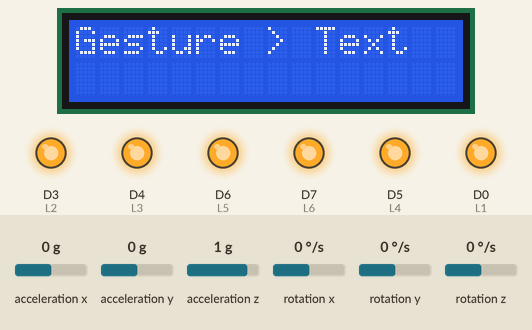
Recording of a sketch running on a simulated ESP8266 (NodeMCU). On the bench: 16×2 character LCD, output pins drawn as LEDs (lit = HIGH). Dashed ring = blinking. The test bench sets the inputs (shaded band); at power-on: acceleration x 0 g, acceleration y 0 g, acceleration z 1 g, rotation x 0 °/s, rotation y 0 °/s, rotation z 0 °/s. What the sketch prints to the serial monitor is not drawn.

Above: at 4.2 s.
4.3 s: acceleration x set to -0.9 g
5.8 s: acceleration x set to -1.2 g
At 6.6 s:
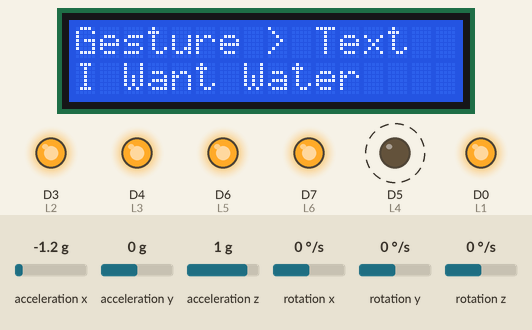
8.8 s: acceleration x set to 1.4 g
At 9.6 s:
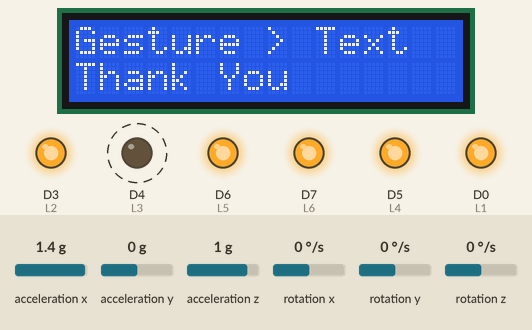
11.8 s: acceleration x set to 1.2 g
13.4 s: acceleration x set to 0.9 g
At 15.1 s:
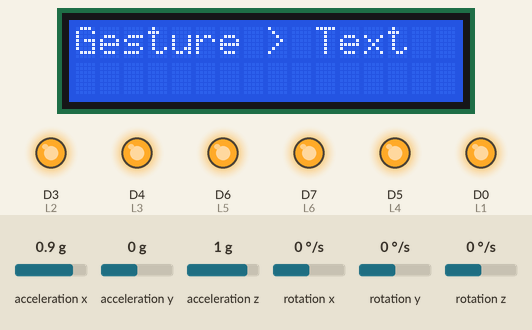
16.4 s: acceleration y set to -1.2 g
17.9 s: acceleration y set to -1.5 g
At 18.7 s:
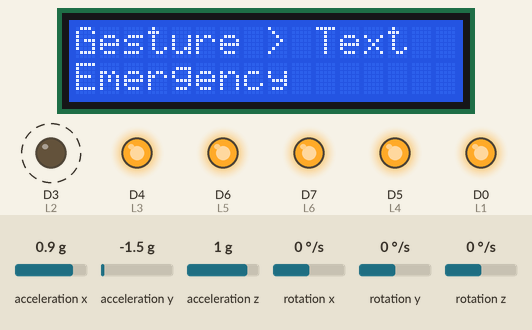
Timing chart, 0 to 21.9 s (numbered marks = the images above; inputs shaded):
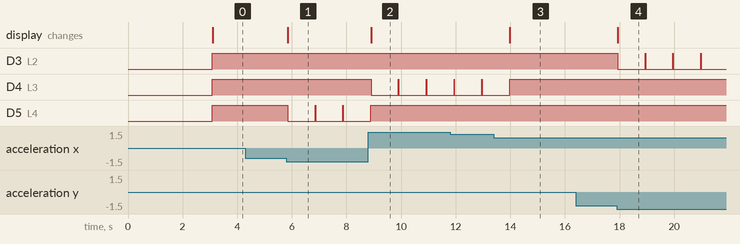

Measured:
- the behaviour switches between -1 and -1.1 g on acceleration x (found by bisection; images 0 and 1)
- the behaviour switches between 1.1 and 1 g on acceleration x (found by bisection; images 2 and 3)
- the behaviour switches between -1.3 and -1.4 g on acceleration y (found by bisection; images 3 and 4)
- after the input at 4.3 s, every drawn part: stays the same
- after the input at 5.8 s, D5 (L4): alternates HIGH for 0.02 s and LOW for 1.0 s, starting after 0.05 s; the display: changes after 0.05 s (image 1)
- after the input at 8.8 s, D4 (L3): alternates HIGH for 0.02 s and LOW for 1.0 s, starting after 0.10 s; D5 (L4): goes on until 8.9 s, then stays HIGH; the display: changes after 0.10 s (image 2)
- after the input at 13.4 s, D4 (L3): goes on until 14.0 s, then stays HIGH; the display: changes after 0.58 s (image 3)
- after the input at 16.4 s, every drawn part: stays the same
- after the input at 17.9 s, D3 (L2): alternates HIGH for 0.02 s and LOW for 1.0 s, starting at once; the display: changes at once (image 4)

The sketch:

GOLVE_Program.ino
```cpp
#include <LiquidCrystal_I2C.h>
#include <MPU6050_tockn.h>
#include <Wire.h>

MPU6050 mpu6050(Wire);
LiquidCrystal_I2C lcd (0x27, 16, 2);

// LED Pins
int L1 = D0;
int L2 = D3;
int L3 = D4;
int L4 = D5;
int L5 = D6;
int L6 = D7;

void setup() {
  Serial.begin(9600);

  // LCD init
  lcd.init();
  lcd.backlight();
  lcd.setCursor(0, 0);
  lcd.print("Gesture > Text");
  lcd.setCursor(0, 1);
  lcd.print("HTH-22");

  // MPU6050 init
  Wire.begin();
  mpu6050.begin();
  mpu6050.calcGyroOffsets(true);

  // LED pins
  pinMode(L1, OUTPUT);
  pinMode(L2, OUTPUT);
  pinMode(L3, OUTPUT);
  pinMode(L4, OUTPUT);
  pinMode(L5, OUTPUT);
  pinMode(L6, OUTPUT);

  // Turn OFF all LEDs at start
  digitalWrite(L1, HIGH);
  digitalWrite(L2, HIGH);
  digitalWrite(L3, HIGH);
  digitalWrite(L4, HIGH);
  digitalWrite(L5, HIGH);
  digitalWrite(L6, HIGH);
}

void loop() {
  mpu6050.update();

  Serial.print("X: "); Serial.print(mpu6050.getAngleX());
  Serial.print("\tY: "); Serial.print(mpu6050.getAngleY());
  Serial.print("\tZ: "); Serial.println(mpu6050.getAngleZ());

  if (mpu6050.getAngleX() > 45) {
    lcd.setCursor(0, 1);
    lcd.print("I Want Medicine ");
    Serial.println("I Want Medicine");
    digitalWrite(L5, LOW);
    delay(1000);
    allLedsOff();
  }
  else if (mpu6050.getAngleX() < -45) {
    lcd.setCursor(0, 1);
    lcd.print("Emergency       ");
    Serial.println("Emergency");
    digitalWrite(L2, LOW);
    delay(1000);
    allLedsOff();
  }
  else if (mpu6050.getAngleY() < -45) {
    lcd.setCursor(0, 1);
    lcd.print("Thank You       ");
    Serial.println("Thank You");
    digitalWrite(L3, LOW);
    delay(1000);
    allLedsOff();
  }
  else if (mpu6050.getAngleY() > 45) {
    lcd.setCursor(0, 1);
    lcd.print("I Want Water    ");
    Serial.println("I Want Water");
    digitalWrite(L4, LOW);
    delay(1000);
    allLedsOff();
  }
  else if (mpu6050.getAngleZ() > 45) {
    lcd.setCursor(0, 1);
    lcd.print("How Are You     ");
    Serial.println("How Are You");
    digitalWrite(L6, LOW);
    delay(1000);
    allLedsOff();
  }
  else if (mpu6050.getAngleZ() < -45) {
    lcd.setCursor(0, 1);
    lcd.print("Turn ON Fan     ");
    Serial.println("Turn ON Fan");
    digitalWrite(L1, LOW);
    delay(1000);
    allLedsOff();
  }
  else {
    lcd.setCursor(0, 1);
    lcd.print("                "); // clear line
    allLedsOff();
  }
}

// Function to switch OFF all LEDs
void allLedsOff() {
  digitalWrite(L1, HIGH);
  digitalWrite(L2, HIGH);
  digitalWrite(L3, HIGH);
  digitalWrite(L4, HIGH);
  digitalWrite(L5, HIGH);
  digitalWrite(L6, HIGH);
}
```
